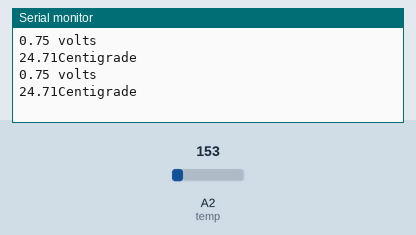
The sketch below on a simulated Arduino Uno, built with avr-gcc and run on an emulated ATmega328P. Parts: the last lines printed to the serial monitor. Inputs (shaded band) come from the test bench; at power-on: A2 (temp) = 153.

Above: at 5.8 s.
5.9 s: A2 (temp) set to 165
At 10.8 s:
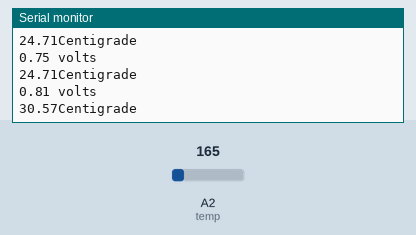
11.9 s: A2 (temp) set to 175
At 15.8 s:
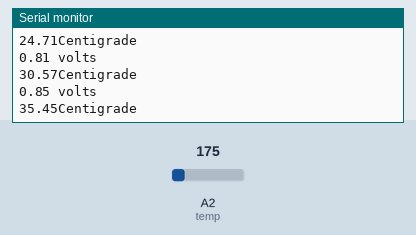
Timing chart, 0 to 17.3 s (numbered marks = the images above; inputs shaded):
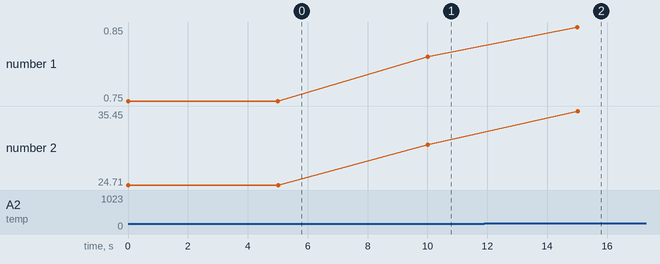

The sketch:

Temperature_sensor.ino
```cpp
int temp = A2;
void setup()
{
  pinMode(temp, INPUT);
  Serial.begin(9600);
}

void loop() {
  float reading = analogRead(temp);
  // put your main code here, to run repeatedly:
 float voltage = reading * 5.0;
 voltage /= 1024.0;

 // print out the voltage
 Serial.print(voltage); Serial.println(" volts");

 // now print out the temperature
 float temperatureC = (voltage - 0.5) * 100 ;
  Serial.print(temperatureC); Serial.print("Centigrade");
  Serial.println();
  delay(5000);
}
```

Measured:
- after the input at 5.9 s, the serial monitor: prints a new line after 4.1 s (image 1)
- after the input at 11.9 s, the serial monitor: prints a new line after 3.1 s (image 2)
- plotted number 1: 0.75 → 0.81 after the input at 5.9 s, 0.81 → 0.85 after the input at 11.9 s
- plotted number 2: 24.71 → 30.57 after the input at 5.9 s, 30.57 → 35.45 after the input at 11.9 s
